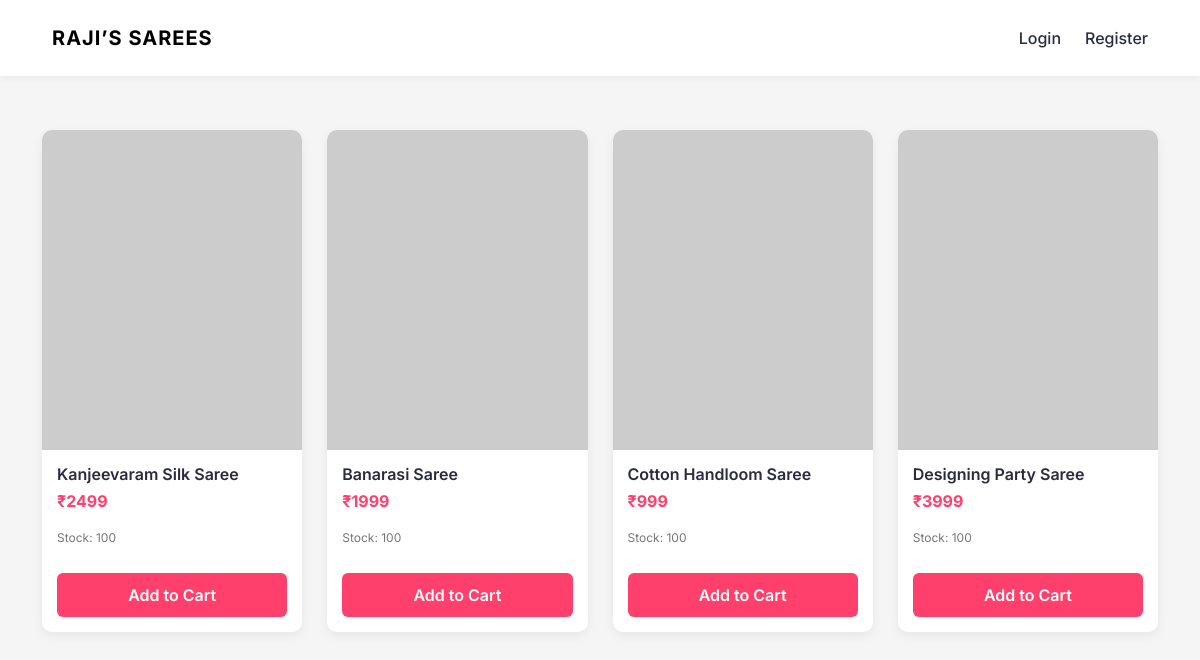
Before: / with the older database file.
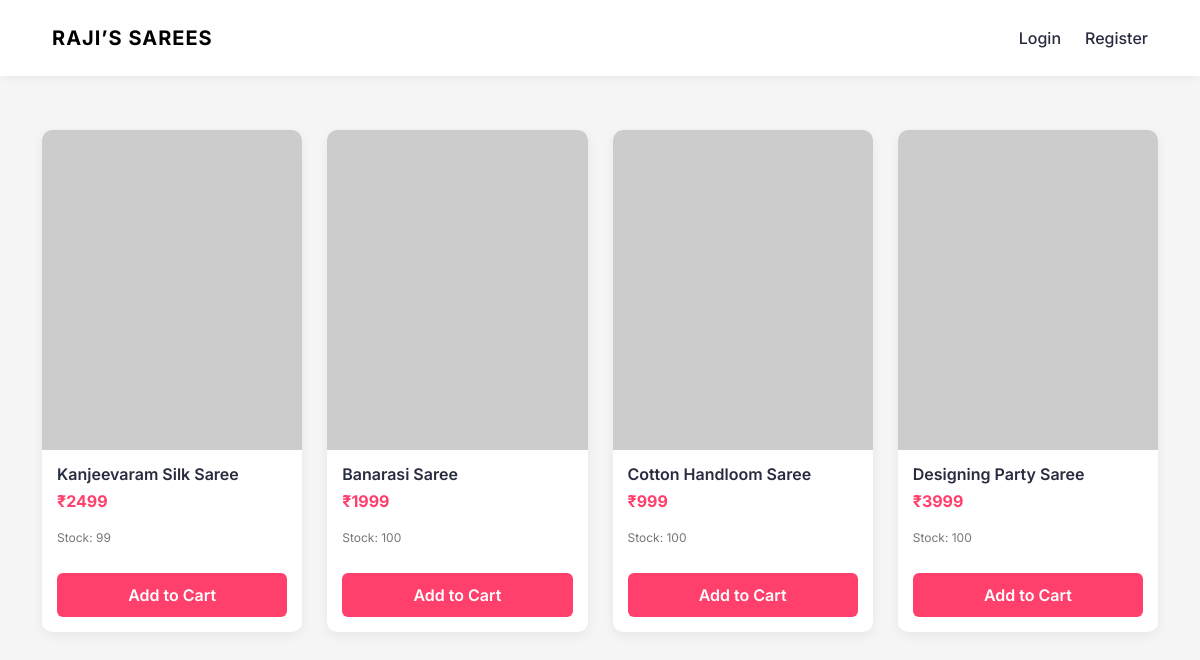
After: the same page with the newer database file.
### app.py (models this page shows)
class Product(db.Model):
    id = db.Column(db.Integer, primary_key=True)
    name = db.Column(db.String(150), nullable=False)
    price = db.Column(db.Integer, nullable=False)
    stock = db.Column(db.Integer, nullable=False)  # NEW
    image = db.Column(db.String(300), nullable=False)
    description = db.Column(db.Text, nullable=False)

### app.py (the view)
@app.route("/")
def home():
    products = Product.query.all()
    return render_template("home.html", sarees=products)

### app.py (called while the page is built, shortened)
@app.context_processor
def inject_cart_count():
    return {"cart_count": 0}

### templates/home.html (shortened to what this page needs)
{% extends "base.html" %}
{% block content %}
<div class="product-grid">
  {% for saree in sarees %}
  <div class="product-card">
    <a href="/product/{{ saree.id }}">
      <img src="{{ saree.image }}" class="product-img">
    </a>
    <div class="product-info">
      <h6>{{ saree.name }}</h6>
      <p class="price">₹{{ saree.price }}</p>
      <p class="stock">Stock: {{ saree.stock }}</p>
      <form action="/add-to-cart/{{ saree.id }}" method="POST">
        <button class="btn-buy">Add to Cart</button>
      </form>
    </div>
  </div>
  {% endfor %}
</div>
{% endblock %}

### templates/base.html (shortened to what this page needs)
<!DOCTYPE html>
<html lang="en">
<head>
    <link href="https://cdn.jsdelivr.net/npm/bootstrap@5.3.3/dist/css/bootstrap.min.css" rel="stylesheet">
    <link rel="stylesheet" href="{{ url_for('static', filename='css/style.css') }}">
</head>
<body>
<nav class="navbar navbar-expand-lg myntra-navbar">
  <div class="container">
    <a class="navbar-brand brand-logo" href="/">RAJI’S SAREES</a>
    <div class="ms-auto d-flex align-items-center gap-4">
      {% if current_user.is_authenticated %}
      {% if current_user.is_admin %}
    <a href="/admin/dashboard" class="nav-icon fw-bold text-danger">
      Admin
    </a>
  {% endif %}
        <a href="/cart" class="nav-icon position-relative">
          🛒 Cart
          {% if cart_count > 0 %}
            <span class="cart-badge">{{ cart_count }}</span>
          {% endif %}
        </a>
        <a href="/orders" class="nav-icon">Orders</a>
        <a href="/logout" class="nav-icon">Logout</a>
      {% else %}
        <a href="/login" class="nav-icon">Login</a>
        <a href="/register" class="nav-icon">Register</a>
      {% endif %}
    </div>
  </div>
</nav>
<div class="container mt-4">
    {% block content %}{% endblock %}
</div>
</body>
</html>

### static/css/style.css (style rules this page uses)
* { margin: 0; padding: 0; box-sizing: border-box; }
body { font-family: 'Inter', sans-serif; background-color: #f5f5f6; color: #282c3f; }
body { background-color: #f5f5f5; }
.product-card { border: none; transition: transform 0.3s; }
.myntra-navbar { background: #ffffff; padding: 15px 0; box-shadow: 0 2px 10px rgba(0,0,0,0.05); }
.brand-logo { font-weight: 700; letter-spacing: 1px; }
.nav-icon { text-decoration: none; font-weight: 500; color: #282c3f; }
.product-grid { display: grid; grid-template-columns: repeat(auto-fill, minmax(250px, 1fr)); gap: 25px; padding: 30px 0; }
.product-card { background: #fff; border-radius: 10px; overflow: hidden; transition: all 0.3s ease; box-shadow: 0 4px 12px rgba(0,0,0,0.06); }
.product-img { width: 100%; height: 320px; object-fit: cover; }
.product-info { padding: 15px; }
.product-info h6 { font-weight: 600; margin-bottom: 5px; }
.price { color: #ff3f6c; font-weight: 700; }
.stock { font-size: 12px; color: #777; }
.btn-buy { width: 100%; background: #ff3f6c; color: #fff; border: none; padding: 10px; border-radius: 6px; margin-top: 10px; font-weight: 600; }
button { transition: all 0.3s ease; }
.navbar { display: flex; justify-content: space-between; align-items: center; padding: 18px 40px; background: #fff; box-shadow: 0 2px 8px rgba(0,0,0,0.05); }

Changed rows visible on the page:
changed Product "Kanjeevaram Silk Saree": stock "100" → "99"
